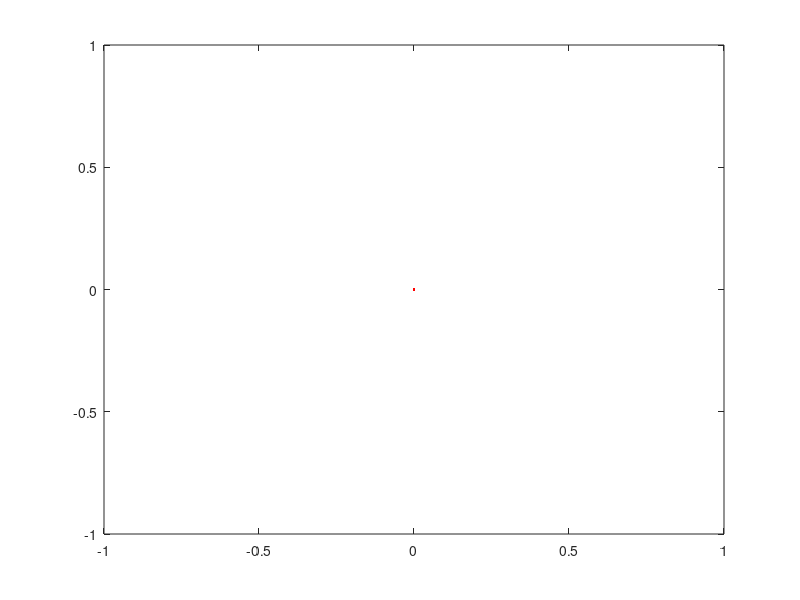

Recreate this plot in MATLAB.
function h= setup_animations()
h.xt= patch(0,0,'b'); % vehicle true
h.xv= patch(0,0,'r'); % vehicle estimate
h.pth= plot(0,0,'k.','markersize',2); % vehicle path estimate
h.obs= plot(0,0,'y'); % observations
h.xf= plot(0,0,'r+'); % estimated features
h.vcov= plot(0,0,'r'); % vehicle covariance ellipses
h.fcov= plot(0,0,'r'); % feature covariance ellipses

%
%
